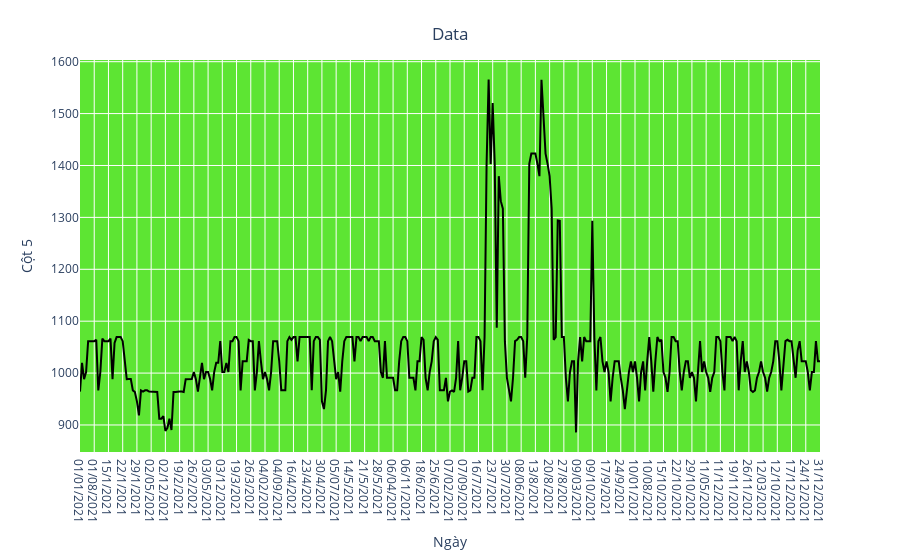

Notebook source saved alongside this figure:
### Code cell
fig = px.line(y=df['5'], x=df['Ngày'])
fig.update_traces(line_color='black') 
fig.update_layout(xaxis_title="Ngày", 
                  yaxis_title="Cột 5",
                  title={'text': "Data", 'y':0.95, 'x':0.5, 'xanchor':'center', 'yanchor':'top'},
                  plot_bgcolor='rgba(53,223,0,0.8)')

### Figure 1 — Plotly figure (JSON) as saved in the notebook; plotly's stock layout.template omitted (floating-point values rounded to 4 significant figures; data arrays with more than 128 entries replaced by an {"elided": "..."} marker saying what was removed)
{"data": [{"hovertemplate": "x=%{x}<br>y=%{y}<extra></extra>", "legendgroup": "", "line": {"color": "black", "dash": "solid"}, "marker": {"symbol": "circle"}, "mode": "lines", "name": "", "orientation": "v", "showlegend": false, "type": "scatter", "x": {"elided": "365 str values"}, "xaxis": "x", "y": {"elided": "365 float values"}, "yaxis": "y"}], "layout": {"legend": {"tracegroupgap": 0}, "margin": {"t": 60}, "plot_bgcolor": "rgba(53,223,0,0.8)", "title": {"text": "Data", "x": 0.5, "xanchor": "center", "y": 0.95, "yanchor": "top"}, "xaxis": {"anchor": "y", "domain": [0, 1], "title": {"text": "Ngày"}}, "yaxis": {"anchor": "x", "domain": [0, 1], "title": {"text": "Cột 5"}}}}
